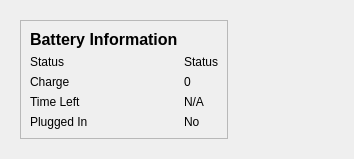
            <widget class="QWidget" name="battery_info">
             <layout class="QGridLayout" name="gridLayout_8">
              <property name="leftMargin">
               <number>20</number>
              </property>
              <property name="topMargin">
               <number>20</number>
              </property>
              <property name="rightMargin">
               <number>20</number>
              </property>
              <property name="bottomMargin">
               <number>20</number>
              </property>
              <item row="0" column="0">
               <widget class="QFrame" name="frame_5">
                <property name="frameShape">
                 <enum>QFrame::StyledPanel</enum>
                </property>
                <property name="frameShadow">
                 <enum>QFrame::Raised</enum>
                </property>
                <layout class="QGridLayout" name="gridLayout_7">
                 <item row="6" column="0">
                  <widget class="QLabel" name="label_10">
                   <property name="text">
                    <string>Plugged In</string>
                   </property>
                  </widget>
                 </item>
                 <item row="3" column="0">
                  <widget class="QLabel" name="label_7">
                   <property name="text">
                    <string>Status</string>
                   </property>
                  </widget>
                 </item>
                 <item row="3" column="1">
                  <widget class="QLabel" name="battery_status">
                   <property name="text">
                    <string>Status</string>
                   </property>
                  </widget>
                 </item>
                 <item row="4" column="0">
                  <widget class="QLabel" name="label_8">
                   <property name="text">
                    <string>Charge</string>
                   </property>
                  </widget>
                 </item>
                 <item row="5" column="0">
                  <widget class="QLabel" name="label_9">
                   <property name="text">
                    <string>Time Left</string>
                   </property>
                  </widget>
                 </item>
                 <item row="5" column="1">
                  <widget class="QLabel" name="battery_time_left">
                   <property name="text">
                    <string>N/A</string>
                   </property>
                  </widget>
                 </item>
                 <item row="6" column="1">
                  <widget class="QLabel" name="battery_plugged">
                   <property name="text">
                    <string>No</string>
                   </property>
                  </widget>
                 </item>
                 <item row="4" column="1">
                  <widget class="QLabel" name="battery_charge">
                   <property name="text">
                    <string>0</string>
                   </property>
                  </widget>
                 </item>
                 <item row="2" column="0">
                  <widget class="QLabel" name="label_6">
                   <property name="font">
                    <font>
                     <pointsize>12</pointsize>
                     <weight>75</weight>
                     <bold>true</bold>
                    </font>
                   </property>
                   <property name="text">
                    <string>Battery Information</string>
                   </property>
                  </widget>
                 </item>
                </layout>
               </widget>
              </item>
              <item row="0" column="1">
               <widget class="roundProgressBar" name="battery_usage" native="true">
                <property name="minimumSize">
                 <size>
                  <width>100</width>
                  <height>100</height>
                 </size>
                </property>
                <property name="maximumSize">
                 <size>
                  <width>100</width>
                  <height>100</height>
                 </size>
                </property>
               </widget>
              </item>
             </layout>
            </widget>
